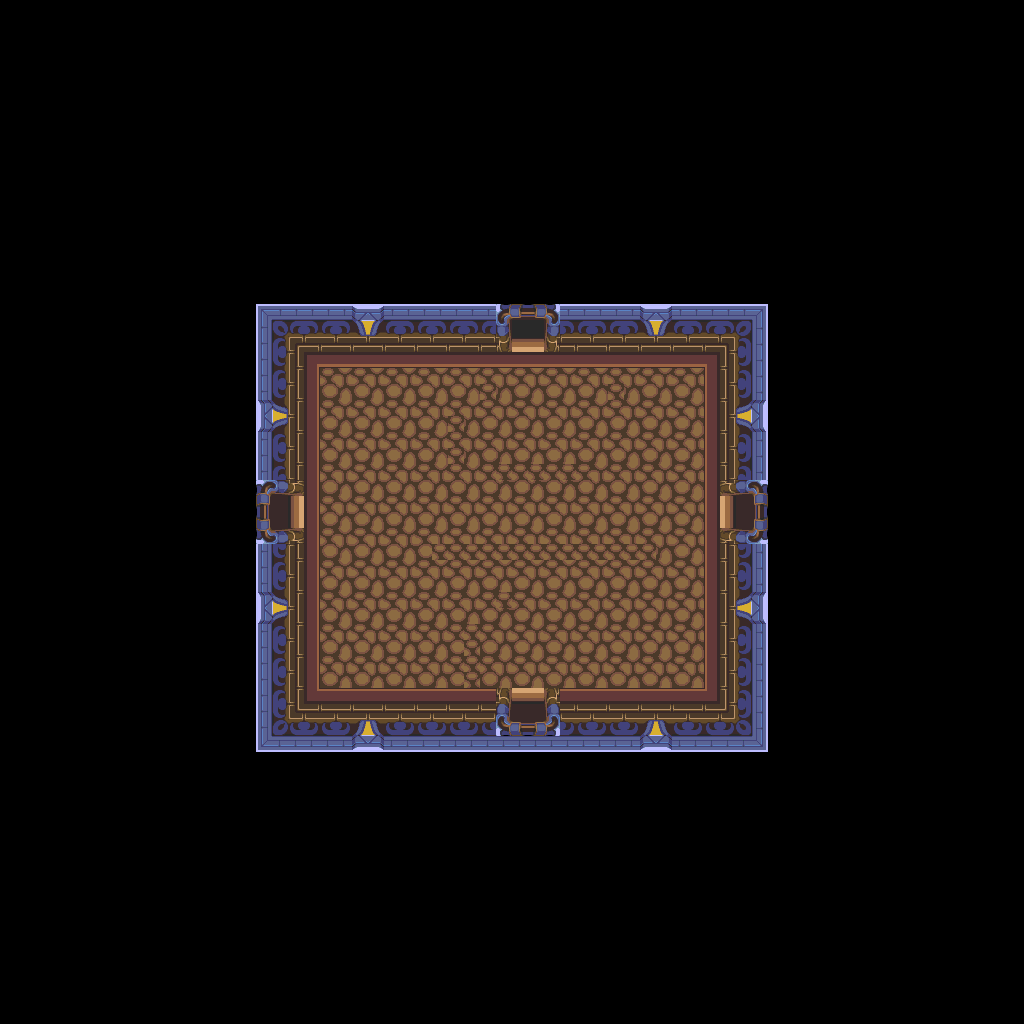

A 2D game scene composited from a Tiled map and its tileset images. What follows is a short description and the map's XML, with each tile layer's data collapsed to a summary:
An orthogonal 64x64 tile map with 16x16 px tiles, 1 tile layer (base), 1 hidden layer not drawn.

<map version="1.10" tiledversion="1.12.1" orientation="orthogonal" renderorder="right-down" width="64" height="64" tilewidth="16" tileheight="16" infinite="0" nextlayerid="3" nextobjectid="1">
 <tileset firstgid="1" source="../classiciphone_pics4.tsx" />
 <layer id="1" name="base" width="64" height="64">
  <data>[4096 cells, 4096 non-empty, 99 distinct tile ids]</data>
 </layer>
 <layer id="2" name="collision" width="64" height="64" visible="0">
  <properties><property name="collision" value="true" /></properties>
  <data>[4096 cells, 3514 non-empty, 1 distinct tile ids]</data>
 </layer>
</map>
